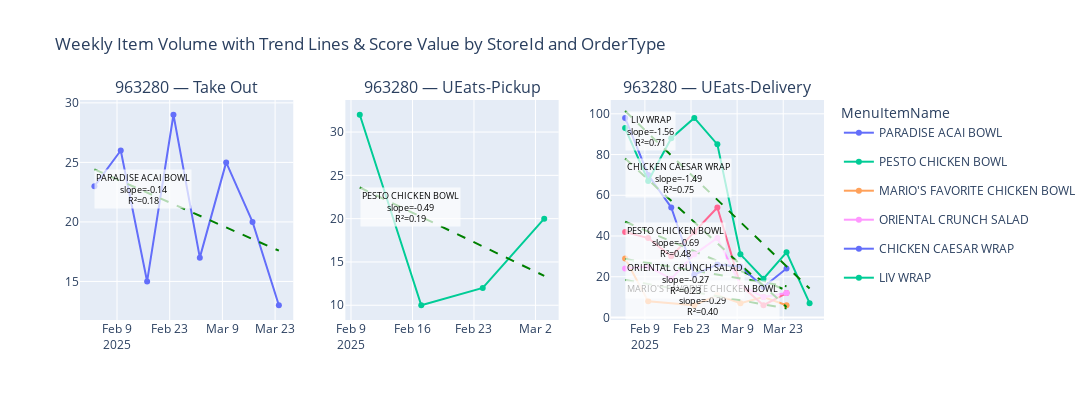
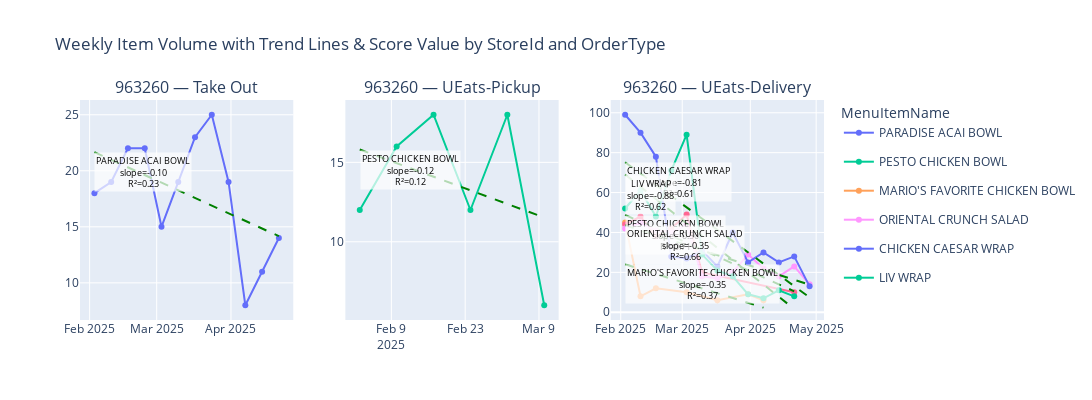

Write notebook code for charts like these, in order.
### Code cell
import pandas as pd
import numpy as np
import plotly.graph_objects as go
from plotly.subplots import make_subplots

for i in [963280, 963260, 963290]:
    df=result[result['StoreId']==i]

    # Ensure WeekStartDate is datetime
    df['WeekStartDate'] = pd.to_datetime(df['WeekStartDate'])

    # Get unique StoreIds and OrderTypes for subplot grid
    store_ids = df['StoreId'].unique().tolist()
    order_types = df['OrderType'].unique().tolist()

    n_rows, n_cols = len(store_ids), len(order_types)

    # Create subplot grid
    fig = make_subplots(
        rows=n_rows,
        cols=n_cols,
        shared_xaxes=False,
        shared_yaxes=False,
        subplot_titles=[f"{store} — {order}" for store in store_ids for order in order_types],
        vertical_spacing=0.1,
        horizontal_spacing=0.07
    )

    # Keep track of shown legend items for MenuItemName
    shown_items = set()

    for i, store in enumerate(store_ids, start=1):
        for j, order in enumerate(order_types, start=1):
            sub_df = df[(df['StoreId'] == store) & (df['OrderType'] == order)]
            if sub_df.empty:
                continue
            
            for item in sub_df['MenuItemName'].unique():
                item_df = sub_df[sub_df['MenuItemName'] == item].sort_values('WeekStartDate')
                x = item_df['WeekStartDate']
                y = item_df['item_weekly_volumn']
                
                if len(item_df) < 2:
                    continue  # skip if not enough points
                
                # Show legend only once per MenuItemName globally
                show_leg = item not in shown_items
                shown_items.add(item)
                
                # 1) Plot actual weekly volume line
                fig.add_trace(
                    go.Scatter(
                        x=x,
                        y=y,
                        mode='lines+markers',
                        name=item,
                        showlegend=show_leg,
                        legendgroup=item,
                        hoverinfo='name+x+y'
                    ),
                    row=i,
                    col=j
                )
                
                # 2) Compute linear regression for trend line
                x_ord = x.map(pd.Timestamp.toordinal).values
                slope, intercept = np.polyfit(x_ord, y, 1)
                y_hat = slope * x_ord + intercept
                
                # Calculate R^2
                ss_res = np.sum((y - y_hat) ** 2)
                ss_tot = np.sum((y - np.mean(y)) ** 2)
                r2 = 1 - ss_res / ss_tot if ss_tot != 0 else np.nan
                
                # 3) Plot trend line (dashed)
                fig.add_trace(
                    go.Scatter(
                        x=x,
                        y=y_hat,
                        mode='lines',
                        line=dict(dash='dash', color='green'),
                        showlegend=False,
                        hoverinfo='none'
                    ),
                    row=i,
                    col=j
                )
                
                # 4) Add slope and R^2 annotation (top left corner of subplot)
                sp_idx = (i - 1) * n_cols + j
                xref = f"x{sp_idx}" if sp_idx > 1 else "x"
                yref = f"y{sp_idx}" if sp_idx > 1 else "y"
                
                fig.add_annotation(
                    xref=xref,
                    yref=yref,
                    x=min(x),
                    y=max(y_hat),
                    text=f"{item}<br>slope={slope:.2f}<br>R²={r2:.2f}",
                    #  text=f"{item}:{slope:.2f}",
                    showarrow=False,
                    font=dict(size=9, color="black"),
                    bgcolor="rgba(255,255,255,0.7)",
                    xanchor="left",
                    yanchor="top"
                )

    # Final layout tweaks
    fig.update_yaxes(matches=None)
    fig.update_layout(
        height=400 * n_rows,
        width=500 * n_cols,
        title="Weekly Item Volume with Trend Lines & Score Value by StoreId and OrderType",
        legend_title_text="MenuItemName",
        hovermode='x unified'
    )

    fig.show()

### Figure 1 — Plotly figure (JSON) as saved in the notebook; plotly's stock layout.template omitted (floating-point values rounded to 4 significant figures)
{"data": [{"hoverinfo": "name+x+y", "legendgroup": "PARADISE ACAI BOWL", "mode": "lines+markers", "name": "PARADISE ACAI BOWL", "showlegend": true, "type": "scatter", "x": ["2025-02-03T00:00:00", "2025-02-10T00:00:00", "2025-02-17T00:00:00", "2025-02-24T00:00:00", "2025-03-03T00:00:00", "2025-03-10T00:00:00", "2025-03-17T00:00:00", "2025-03-24T00:00:00"], "xaxis": "x", "y": [23, 26, 15, 29, 17, 25, 20, 13], "yaxis": "y"}, {"hoverinfo": "none", "line": {"color": "green", "dash": "dash"}, "mode": "lines", "showlegend": false, "type": "scatter", "x": ["2025-02-03T00:00:00", "2025-02-10T00:00:00", "2025-02-17T00:00:00", "2025-02-24T00:00:00", "2025-03-03T00:00:00", "2025-03-10T00:00:00", "2025-03-17T00:00:00", "2025-03-24T00:00:00"], "xaxis": "x", "y": [24.42, 23.44, 22.46, 21.49, 20.51, 19.54, 18.56, 17.58], "yaxis": "y"}, {"hoverinfo": "name+x+y", "legendgroup": "PESTO CHICKEN BOWL", "mode": "lines+markers", "name": "PESTO CHICKEN BOWL", "showlegend": true, "type": "scatter", "x": ["2025-02-10T00:00:00", "2025-02-17T00:00:00", "2025-02-24T00:00:00", "2025-03-03T00:00:00"], "xaxis": "x2", "y": [32, 10, 12, 20], "yaxis": "y2"}, {"hoverinfo": "none", "line": {"color": "green", "dash": "dash"}, "mode": "lines", "showlegend": false, "type": "scatter", "x": ["2025-02-10T00:00:00", "2025-02-17T00:00:00", "2025-02-24T00:00:00", "2025-03-03T00:00:00"], "xaxis": "x2", "y": [23.6, 20.2, 16.8, 13.4], "yaxis": "y2"}, {"hoverinfo": "name+x+y", "legendgroup": "MARIO'S FAVORITE CHICKEN BOWL", "mode": "lines+markers", "name": "MARIO'S FAVORITE CHICKEN BOWL", "showlegend": true, "type": "scatter", "x": ["2025-02-03T00:00:00", "2025-02-10T00:00:00", "2025-02-24T00:00:00", "2025-03-03T00:00:00", "2025-03-10T00:00:00", "2025-03-17T00:00:00", "2025-03-24T00:00:00"], "xaxis": "x3", "y": [29, 8, 6, 11, 7, 10, 6], "yaxis": "y3"}, {"hoverinfo": "none", "line": {"color": "green", "dash": "dash"}, "mode": "lines", "showlegend": false, "type": "scatter", "x": ["2025-02-03T00:00:00", "2025-02-10T00:00:00", "2025-02-24T00:00:00", "2025-03-03T00:00:00", "2025-03-10T00:00:00", "2025-03-17T00:00:00", "2025-03-24T00:00:00"], "xaxis": "x3", "y": [18.44, 16.44, 12.43, 10.43, 8.424, 6.42, 4.417], "yaxis": "y3"}, {"hoverinfo": "name+x+y", "legendgroup": "PESTO CHICKEN BOWL", "mode": "lines+markers", "name": "PESTO CHICKEN BOWL", "showlegend": false, "type": "scatter", "x": ["2025-02-03T00:00:00", "2025-02-10T00:00:00", "2025-02-17T00:00:00", "2025-02-24T00:00:00", "2025-03-03T00:00:00", "2025-03-10T00:00:00", "2025-03-17T00:00:00", "2025-03-24T00:00:00"], "xaxis": "x3", "y": [42, 39, 30, 42, 54, 16, 6, 12], "yaxis": "y3"}, {"hoverinfo": "none", "line": {"color": "green", "dash": "dash"}, "mode": "lines", "showlegend": false, "type": "scatter", "x": ["2025-02-03T00:00:00", "2025-02-10T00:00:00", "2025-02-17T00:00:00", "2025-02-24T00:00:00", "2025-03-03T00:00:00", "2025-03-10T00:00:00", "2025-03-17T00:00:00", "2025-03-24T00:00:00"], "xaxis": "x3", "y": [47.0, 42.18, 37.36, 32.54, 27.71, 22.89, 18.07, 13.25], "yaxis": "y3"}, {"hoverinfo": "name+x+y", "legendgroup": "ORIENTAL CRUNCH SALAD", "mode": "lines+markers", "name": "ORIENTAL CRUNCH SALAD", "showlegend": true, "type": "scatter", "x": ["2025-02-03T00:00:00", "2025-02-10T00:00:00", "2025-02-17T00:00:00", "2025-02-24T00:00:00", "2025-03-03T00:00:00", "2025-03-10T00:00:00", "2025-03-17T00:00:00", "2025-03-24T00:00:00"], "xaxis": "x3", "y": [24, 25, 19, 31, 39, 16, 10, 12], "yaxis": "y3"}, {"hoverinfo": "none", "line": {"color": "green", "dash": "dash"}, "mode": "lines", "showlegend": false, "type": "scatter", "x": ["2025-02-03T00:00:00", "2025-02-10T00:00:00", "2025-02-17T00:00:00", "2025-02-24T00:00:00", "2025-03-03T00:00:00", "2025-03-10T00:00:00", "2025-03-17T00:00:00", "2025-03-24T00:00:00"], "xaxis": "x3", "y": [28.67, 26.76, 24.86, 22.95, 21.05, 19.14, 17.24, 15.33], "yaxis": "y3"}, {"hoverinfo": "name+x+y", "legendgroup": "CHICKEN CAESAR WRAP", "mode": "lines+markers", "name": "CHICKEN CAESAR WRAP", "showlegend": true, "type": "scatter", "x": ["2025-02-03T00:00:00", "2025-02-10T00:00:00", "2025-02-17T00:00:00", "2025-02-24T00:00:00", "2025-03-03T00:00:00", "2025-03-10T00:00:00", "2025-03-17T00:00:00", "2025-03-24T00:00:00"], "xaxis": "x3", "y": [98, 70, 54, 21, 26, 25, 15, 24], "yaxis": "y3"}, {"hoverinfo": "none", "line": {"color": "green", "dash": "dash"}, "mode": "lines", "showlegend": false, "type": "scatter", "x": ["2025-02-03T00:00:00", "2025-02-10T00:00:00", "2025-02-17T00:00:00", "2025-02-24T00:00:00", "2025-03-03T00:00:00", "2025-03-10T00:00:00", "2025-03-17T00:00:00", "2025-03-24T00:00:00"], "xaxis": "x3", "y": [78.08, 67.67, 57.25, 46.83, 36.42, 26, 15.58, 5.167], "yaxis": "y3"}, {"hoverinfo": "name+x+y", "legendgroup": "LIV WRAP", "mode": "lines+markers", "name": "LIV WRAP", "showlegend": true, "type": "scatter", "x": ["2025-02-03T00:00:00", "2025-02-10T00:00:00", "2025-02-17T00:00:00", "2025-02-24T00:00:00", "2025-03-03T00:00:00", "2025-03-10T00:00:00", "2025-03-17T00:00:00", "2025-03-24T00:00:00", "2025-03-31T00:00:00"], "xaxis": "x3", "y": [93, 67, 88, 98, 85, 31, 19, 32, 7], "yaxis": "y3"}, {"hoverinfo": "none", "line": {"color": "green", "dash": "dash"}, "mode": "lines", "showlegend": false, "type": "scatter", "x": ["2025-02-03T00:00:00", "2025-02-10T00:00:00", "2025-02-17T00:00:00", "2025-02-24T00:00:00", "2025-03-03T00:00:00", "2025-03-10T00:00:00", "2025-03-17T00:00:00", "2025-03-24T00:00:00", "2025-03-31T00:00:00"], "xaxis": "x3", "y": [101.4, 90.48, 79.58, 68.68, 57.78, 46.88, 35.98, 25.08, 14.18], "yaxis": "y3"}], "layout": {"annotations": [{"font": {"size": 16}, "showarrow": false, "text": "963280 — Take Out", "x": 0.1433, "xanchor": "center", "xref": "paper", "y": 1, "yanchor": "bottom", "yref": "paper"}, {"font": {"size": 16}, "showarrow": false, "text": "963280 — UEats-Pickup", "x": 0.5, "xanchor": "center", "xref": "paper", "y": 1, "yanchor": "bottom", "yref": "paper"}, {"font": {"size": 16}, "showarrow": false, "text": "963280 — UEats-Delivery", "x": 0.8567, "xanchor": "center", "xref": "paper", "y": 1, "yanchor": "bottom", "yref": "paper"}, {"bgcolor": "rgba(255,255,255,0.7)", "font": {"color": "black", "size": 9}, "showarrow": false, "text": "PARADISE ACAI BOWL<br>slope=-0.14<br>R²=0.18", "x": "2025-02-03T00:00:00", "xanchor": "left", "xref": "x", "y": 24.42, "yanchor": "top", "yref": "y"}, {"bgcolor": "rgba(255,255,255,0.7)", "font": {"color": "black", "size": 9}, "showarrow": false, "text": "PESTO CHICKEN BOWL<br>slope=-0.49<br>R²=0.19", "x": "2025-02-10T00:00:00", "xanchor": "left", "xref": "x2", "y": 23.6, "yanchor": "top", "yref": "y2"}, {"bgcolor": "rgba(255,255,255,0.7)", "font": {"color": "black", "size": 9}, "showarrow": false, "text": "MARIO'S FAVORITE CHICKEN BOWL<br>slope=-0.29<br>R²=0.40", "x": "2025-02-03T00:00:00", "xanchor": "left", "xref": "x3", "y": 18.44, "yanchor": "top", "yref": "y3"}, {"bgcolor": "rgba(255,255,255,0.7)", "font": {"color": "black", "size": 9}, "showarrow": false, "text": "PESTO CHICKEN BOWL<br>slope=-0.69<br>R²=0.48", "x": "2025-02-03T00:00:00", "xanchor": "left", "xref": "x3", "y": 47.0, "yanchor": "top", "yref": "y3"}, {"bgcolor": "rgba(255,255,255,0.7)", "font": {"color": "black", "size": 9}, "showarrow": false, "text": "ORIENTAL CRUNCH SALAD<br>slope=-0.27<br>R²=0.23", "x": "2025-02-03T00:00:00", "xanchor": "left", "xref": "x3", "y": 28.67, "yanchor": "top", "yref": "y3"}, {"bgcolor": "rgba(255,255,255,0.7)", "font": {"color": "black", "size": 9}, "showarrow": false, "text": "CHICKEN CAESAR WRAP<br>slope=-1.49<br>R²=0.75", "x": "2025-02-03T00:00:00", "xanchor": "left", "xref": "x3", "y": 78.08, "yanchor": "top", "yref": "y3"}, {"bgcolor": "rgba(255,255,255,0.7)", "font": {"color": "black", "size": 9}, "showarrow": false, "text": "LIV WRAP<br>slope=-1.56<br>R²=0.71", "x": "2025-02-03T00:00:00", "xanchor": "left", "xref": "x3", "y": 101.4, "yanchor": "top", "yref": "y3"}], "height": 400, "hovermode": "x unified", "legend": {"title": {"text": "MenuItemName"}}, "title": {"text": "Weekly Item Volume with Trend Lines & Score Value by StoreId and OrderType"}, "width": 1500, "xaxis": {"anchor": "y", "domain": [0, 0.2867]}, "xaxis2": {"anchor": "y2", "domain": [0.3567, 0.6433]}, "xaxis3": {"anchor": "y3", "domain": [0.7133, 1]}, "yaxis": {"anchor": "x", "domain": [0, 1]}, "yaxis2": {"anchor": "x2", "domain": [0, 1]}, "yaxis3": {"anchor": "x3", "domain": [0, 1]}}}

### Figure 2 — Plotly figure (JSON) as saved in the notebook; plotly's stock layout.template omitted (floating-point values rounded to 4 significant figures)
{"data": [{"hoverinfo": "name+x+y", "legendgroup": "PARADISE ACAI BOWL", "mode": "lines+markers", "name": "PARADISE ACAI BOWL", "showlegend": true, "type": "scatter", "x": ["2025-02-03T00:00:00", "2025-02-10T00:00:00", "2025-02-17T00:00:00", "2025-02-24T00:00:00", "2025-03-03T00:00:00", "2025-03-10T00:00:00", "2025-03-17T00:00:00", "2025-03-24T00:00:00", "2025-03-31T00:00:00", "2025-04-07T00:00:00", "2025-04-14T00:00:00", "2025-04-21T00:00:00"], "xaxis": "x", "y": [18, 19, 22, 22, 15, 19, 23, 25, 19, 8, 11, 14], "yaxis": "y"}, {"hoverinfo": "none", "line": {"color": "green", "dash": "dash"}, "mode": "lines", "showlegend": false, "type": "scatter", "x": ["2025-02-03T00:00:00", "2025-02-10T00:00:00", "2025-02-17T00:00:00", "2025-02-24T00:00:00", "2025-03-03T00:00:00", "2025-03-10T00:00:00", "2025-03-17T00:00:00", "2025-03-24T00:00:00", "2025-03-31T00:00:00", "2025-04-07T00:00:00", "2025-04-14T00:00:00", "2025-04-21T00:00:00"], "xaxis": "x", "y": [21.67, 20.98, 20.3, 19.62, 18.94, 18.26, 17.58, 16.89, 16.21, 15.53, 14.85, 14.17], "yaxis": "y"}, {"hoverinfo": "name+x+y", "legendgroup": "PESTO CHICKEN BOWL", "mode": "lines+markers", "name": "PESTO CHICKEN BOWL", "showlegend": true, "type": "scatter", "x": ["2025-02-03T00:00:00", "2025-02-10T00:00:00", "2025-02-17T00:00:00", "2025-02-24T00:00:00", "2025-03-03T00:00:00", "2025-03-10T00:00:00"], "xaxis": "x2", "y": [12, 16, 18, 12, 18, 6], "yaxis": "y2"}, {"hoverinfo": "none", "line": {"color": "green", "dash": "dash"}, "mode": "lines", "showlegend": false, "type": "scatter", "x": ["2025-02-03T00:00:00", "2025-02-10T00:00:00", "2025-02-17T00:00:00", "2025-02-24T00:00:00", "2025-03-03T00:00:00", "2025-03-10T00:00:00"], "xaxis": "x2", "y": [15.81, 14.95, 14.1, 13.24, 12.38, 11.52], "yaxis": "y2"}, {"hoverinfo": "name+x+y", "legendgroup": "MARIO'S FAVORITE CHICKEN BOWL", "mode": "lines+markers", "name": "MARIO'S FAVORITE CHICKEN BOWL", "showlegend": true, "type": "scatter", "x": ["2025-02-03T00:00:00", "2025-02-10T00:00:00", "2025-02-17T00:00:00", "2025-03-03T00:00:00", "2025-03-17T00:00:00", "2025-03-31T00:00:00", "2025-04-07T00:00:00"], "xaxis": "x3", "y": [45, 8, 12, 10, 6, 9, 6], "yaxis": "y3"}, {"hoverinfo": "none", "line": {"color": "green", "dash": "dash"}, "mode": "lines", "showlegend": false, "type": "scatter", "x": ["2025-02-03T00:00:00", "2025-02-10T00:00:00", "2025-02-17T00:00:00", "2025-03-03T00:00:00", "2025-03-17T00:00:00", "2025-03-31T00:00:00", "2025-04-07T00:00:00"], "xaxis": "x3", "y": [24.07, 21.65, 19.24, 14.4, 9.572, 4.739, 2.323], "yaxis": "y3"}, {"hoverinfo": "name+x+y", "legendgroup": "PESTO CHICKEN BOWL", "mode": "lines+markers", "name": "PESTO CHICKEN BOWL", "showlegend": false, "type": "scatter", "x": ["2025-02-03T00:00:00", "2025-02-10T00:00:00", "2025-02-17T00:00:00", "2025-02-24T00:00:00", "2025-03-03T00:00:00", "2025-03-10T00:00:00", "2025-04-21T00:00:00"], "xaxis": "x3", "y": [44, 48, 38, 42, 49, 20, 10], "yaxis": "y3"}, {"hoverinfo": "none", "line": {"color": "green", "dash": "dash"}, "mode": "lines", "showlegend": false, "type": "scatter", "x": ["2025-02-03T00:00:00", "2025-02-10T00:00:00", "2025-02-17T00:00:00", "2025-02-24T00:00:00", "2025-03-03T00:00:00", "2025-03-10T00:00:00", "2025-04-21T00:00:00"], "xaxis": "x3", "y": [48.78, 45.3, 41.82, 38.34, 34.86, 31.38, 10.51], "yaxis": "y3"}, {"hoverinfo": "name+x+y", "legendgroup": "ORIENTAL CRUNCH SALAD", "mode": "lines+markers", "name": "ORIENTAL CRUNCH SALAD", "showlegend": true, "type": "scatter", "x": ["2025-02-03T00:00:00", "2025-02-10T00:00:00", "2025-02-17T00:00:00", "2025-02-24T00:00:00", "2025-03-03T00:00:00", "2025-03-10T00:00:00", "2025-03-17T00:00:00", "2025-03-24T00:00:00", "2025-03-31T00:00:00", "2025-04-07T00:00:00", "2025-04-14T00:00:00", "2025-04-21T00:00:00", "2025-04-28T00:00:00"], "xaxis": "x3", "y": [42, 45, 41, 40, 44, 18, 17, 20, 29, 22, 18, 23, 14], "yaxis": "y3"}, {"hoverinfo": "none", "line": {"color": "green", "dash": "dash"}, "mode": "lines", "showlegend": false, "type": "scatter", "x": ["2025-02-03T00:00:00", "2025-02-10T00:00:00", "2025-02-17T00:00:00", "2025-02-24T00:00:00", "2025-03-03T00:00:00", "2025-03-10T00:00:00", "2025-03-17T00:00:00", "2025-03-24T00:00:00", "2025-03-31T00:00:00", "2025-04-07T00:00:00", "2025-04-14T00:00:00", "2025-04-21T00:00:00", "2025-04-28T00:00:00"], "xaxis": "x3", "y": [43.59, 41.11, 38.63, 36.14, 33.66, 31.18, 28.69, 26.21, 23.73, 21.24, 18.76, 16.27, 13.79], "yaxis": "y3"}, {"hoverinfo": "name+x+y", "legendgroup": "CHICKEN CAESAR WRAP", "mode": "lines+markers", "name": "CHICKEN CAESAR WRAP", "showlegend": true, "type": "scatter", "x": ["2025-02-03T00:00:00", "2025-02-10T00:00:00", "2025-02-17T00:00:00", "2025-02-24T00:00:00", "2025-03-03T00:00:00", "2025-03-10T00:00:00", "2025-03-17T00:00:00", "2025-03-24T00:00:00", "2025-03-31T00:00:00", "2025-04-07T00:00:00", "2025-04-14T00:00:00", "2025-04-21T00:00:00", "2025-04-28T00:00:00"], "xaxis": "x3", "y": [99, 90, 78, 28, 27, 31, 23, 40, 25, 30, 25, 28, 13], "yaxis": "y3"}, {"hoverinfo": "none", "line": {"color": "green", "dash": "dash"}, "mode": "lines", "showlegend": false, "type": "scatter", "x": ["2025-02-03T00:00:00", "2025-02-10T00:00:00", "2025-02-17T00:00:00", "2025-02-24T00:00:00", "2025-03-03T00:00:00", "2025-03-10T00:00:00", "2025-03-17T00:00:00", "2025-03-24T00:00:00", "2025-03-31T00:00:00", "2025-04-07T00:00:00", "2025-04-14T00:00:00", "2025-04-21T00:00:00", "2025-04-28T00:00:00"], "xaxis": "x3", "y": [75.16, 69.52, 63.88, 58.24, 52.59, 46.95, 41.31, 35.66, 30.02, 24.38, 18.74, 13.09, 7.451], "yaxis": "y3"}, {"hoverinfo": "name+x+y", "legendgroup": "LIV WRAP", "mode": "lines+markers", "name": "LIV WRAP", "showlegend": true, "type": "scatter", "x": ["2025-02-03T00:00:00", "2025-02-10T00:00:00", "2025-02-17T00:00:00", "2025-02-24T00:00:00", "2025-03-03T00:00:00", "2025-03-10T00:00:00", "2025-03-17T00:00:00", "2025-03-24T00:00:00", "2025-03-31T00:00:00", "2025-04-07T00:00:00", "2025-04-14T00:00:00", "2025-04-21T00:00:00"], "xaxis": "x3", "y": [52, 61, 48, 71, 89, 29, 21, 18, 9, 7, 11, 8], "yaxis": "y3"}, {"hoverinfo": "none", "line": {"color": "green", "dash": "dash"}, "mode": "lines", "showlegend": false, "type": "scatter", "x": ["2025-02-03T00:00:00", "2025-02-10T00:00:00", "2025-02-17T00:00:00", "2025-02-24T00:00:00", "2025-03-03T00:00:00", "2025-03-10T00:00:00", "2025-03-17T00:00:00", "2025-03-24T00:00:00", "2025-03-31T00:00:00", "2025-04-07T00:00:00", "2025-04-14T00:00:00", "2025-04-21T00:00:00"], "xaxis": "x3", "y": [69.03, 62.9, 56.77, 50.65, 44.52, 38.4, 32.27, 26.14, 20.02, 13.89, 7.767, 1.641], "yaxis": "y3"}], "layout": {"annotations": [{"font": {"size": 16}, "showarrow": false, "text": "963260 — Take Out", "x": 0.1433, "xanchor": "center", "xref": "paper", "y": 1, "yanchor": "bottom", "yref": "paper"}, {"font": {"size": 16}, "showarrow": false, "text": "963260 — UEats-Pickup", "x": 0.5, "xanchor": "center", "xref": "paper", "y": 1, "yanchor": "bottom", "yref": "paper"}, {"font": {"size": 16}, "showarrow": false, "text": "963260 — UEats-Delivery", "x": 0.8567, "xanchor": "center", "xref": "paper", "y": 1, "yanchor": "bottom", "yref": "paper"}, {"bgcolor": "rgba(255,255,255,0.7)", "font": {"color": "black", "size": 9}, "showarrow": false, "text": "PARADISE ACAI BOWL<br>slope=-0.10<br>R²=0.23", "x": "2025-02-03T00:00:00", "xanchor": "left", "xref": "x", "y": 21.67, "yanchor": "top", "yref": "y"}, {"bgcolor": "rgba(255,255,255,0.7)", "font": {"color": "black", "size": 9}, "showarrow": false, "text": "PESTO CHICKEN BOWL<br>slope=-0.12<br>R²=0.12", "x": "2025-02-03T00:00:00", "xanchor": "left", "xref": "x2", "y": 15.81, "yanchor": "top", "yref": "y2"}, {"bgcolor": "rgba(255,255,255,0.7)", "font": {"color": "black", "size": 9}, "showarrow": false, "text": "MARIO'S FAVORITE CHICKEN BOWL<br>slope=-0.35<br>R²=0.37", "x": "2025-02-03T00:00:00", "xanchor": "left", "xref": "x3", "y": 24.07, "yanchor": "top", "yref": "y3"}, {"bgcolor": "rgba(255,255,255,0.7)", "font": {"color": "black", "size": 9}, "showarrow": false, "text": "PESTO CHICKEN BOWL<br>slope=-0.50<br>R²=0.71", "x": "2025-02-03T00:00:00", "xanchor": "left", "xref": "x3", "y": 48.78, "yanchor": "top", "yref": "y3"}, {"bgcolor": "rgba(255,255,255,0.7)", "font": {"color": "black", "size": 9}, "showarrow": false, "text": "ORIENTAL CRUNCH SALAD<br>slope=-0.35<br>R²=0.66", "x": "2025-02-03T00:00:00", "xanchor": "left", "xref": "x3", "y": 43.59, "yanchor": "top", "yref": "y3"}, {"bgcolor": "rgba(255,255,255,0.7)", "font": {"color": "black", "size": 9}, "showarrow": false, "text": "CHICKEN CAESAR WRAP<br>slope=-0.81<br>R²=0.61", "x": "2025-02-03T00:00:00", "xanchor": "left", "xref": "x3", "y": 75.16, "yanchor": "top", "yref": "y3"}, {"bgcolor": "rgba(255,255,255,0.7)", "font": {"color": "black", "size": 9}, "showarrow": false, "text": "LIV WRAP<br>slope=-0.88<br>R²=0.62", "x": "2025-02-03T00:00:00", "xanchor": "left", "xref": "x3", "y": 69.03, "yanchor": "top", "yref": "y3"}], "height": 400, "hovermode": "x unified", "legend": {"title": {"text": "MenuItemName"}}, "title": {"text": "Weekly Item Volume with Trend Lines & Score Value by StoreId and OrderType"}, "width": 1500, "xaxis": {"anchor": "y", "domain": [0, 0.2867]}, "xaxis2": {"anchor": "y2", "domain": [0.3567, 0.6433]}, "xaxis3": {"anchor": "y3", "domain": [0.7133, 1]}, "yaxis": {"anchor": "x", "domain": [0, 1]}, "yaxis2": {"anchor": "x2", "domain": [0, 1]}, "yaxis3": {"anchor": "x3", "domain": [0, 1]}}}
